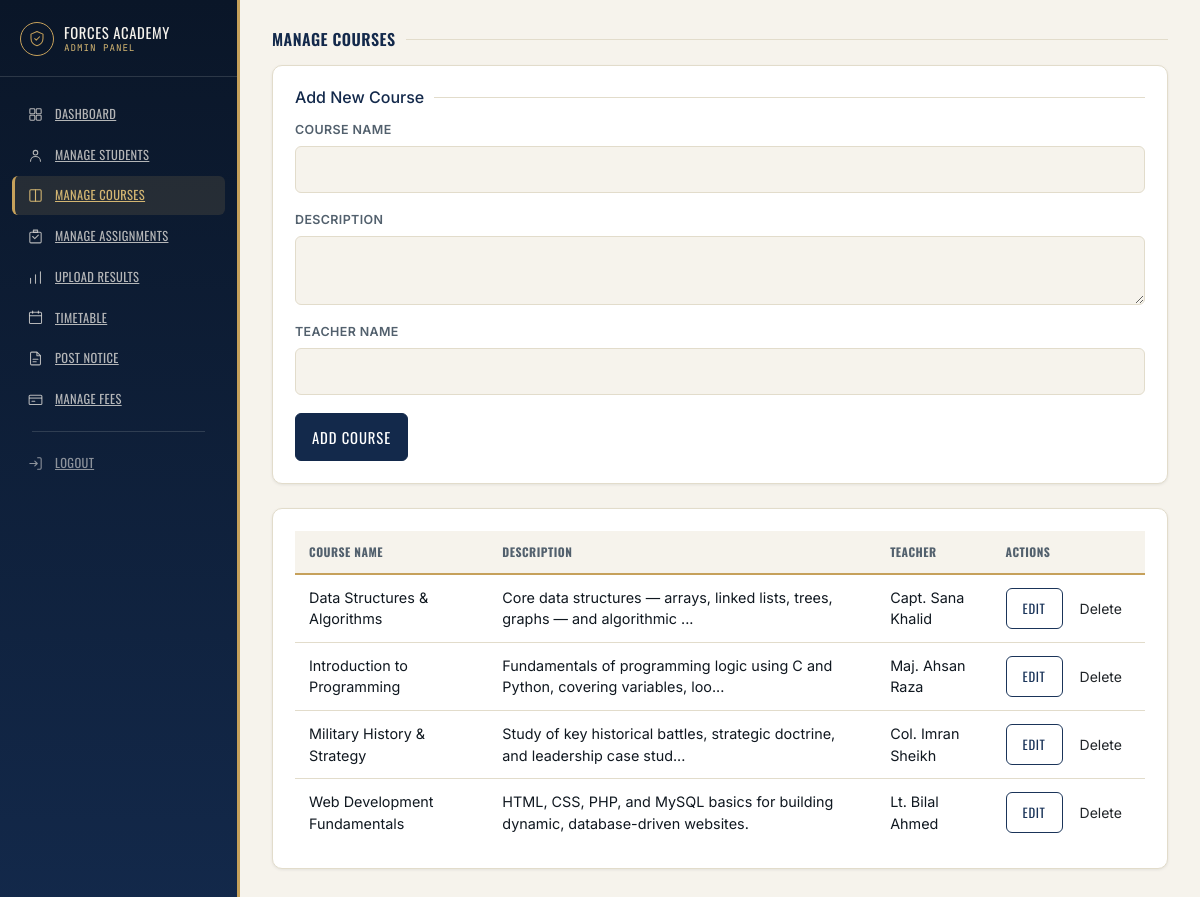
The app's page /admin/courses.php (signed in) with its own data.
### tables this page shows
CREATE TABLE IF NOT EXISTS courses (
    id INT AUTO_INCREMENT PRIMARY KEY,
    course_name VARCHAR(150) NOT NULL,
    description TEXT,
    teacher_name VARCHAR(100),
    created_at TIMESTAMP DEFAULT CURRENT_TIMESTAMP
);

### admin/courses.php (the view, shortened to what this page needs)
<?php
$courses = [];
$result = mysqli_query($conn, "SELECT id, course_name, description, teacher_name FROM courses ORDER BY course_name ASC");
if ($result) {
    while ($row = mysqli_fetch_assoc($result)) {
        $courses[] = $row;
    }
}
?>
<!DOCTYPE html>
<html lang="en">
<head>
    <link href="https://cdn.jsdelivr.net/npm/bootstrap@5.3.7/dist/css/bootstrap.min.css" rel="stylesheet">
    <link rel="stylesheet" href="../css/style.css">
</head>
<body>
<div class="fa-shell">
    <?php include 'includes/sidebar.php'; ?>
    <main class="fa-main">
        <h3 class="fa-section-title">Manage Courses</h3>
        <div class="fa-panel mb-4">
            <h5 class="fa-section-title" style="margin-bottom: 14px;">Add New Course</h5>
            <form action="actions/save_course.php" method="POST">
                <div class="fa-field">
                    <label>Course Name</label>
                    <input type="text" name="course_name" class="form-control fa-input" required>
                </div>
                <div class="fa-field">
                    <label>Description</label>
                    <textarea name="description" class="form-control fa-input" rows="2" required></textarea>
                </div>
                <div class="fa-field">
                    <label>Teacher Name</label>
                    <input type="text" name="teacher_name" class="form-control fa-input" required>
                </div>
                <button type="submit" class="btn fa-btn-primary">Add Course</button>
            </form>
        </div>
        <?php if (empty($courses)): ?>
            <div class="fa-panel fa-empty-state">
                <h5 style="font-family: var(--font-display); text-transform: uppercase; color: var(--navy-800);">No courses yet</h5>
            </div>
        <?php else: ?>
            <div class="fa-panel">
                <div class="table-responsive">
                    <table class="table fa-results-table align-middle mb-0">
                        <thead>
                            <tr>
                                <th>Course Name</th>
                                <th>Description</th>
                                <th>Teacher</th>
                                <th>Actions</th>
                            </tr>
                        </thead>
                        <tbody>
                            <?php foreach ($courses as $c): ?>
                                <tr>
                                    <td><?php echo htmlspecialchars($c['course_name']); ?></td>
                                    <td><?php echo htmlspecialchars(mb_strimwidth($c['description'], 0, 80, '...')); ?></td>
                                    <td><?php echo htmlspecialchars($c['teacher_name']); ?></td>
                                    <td>
                                        <div class="d-flex gap-2">
                                            <a href="edit_course.php?id=<?php echo $c['id']; ?>" class="btn btn-sm fa-btn-outline">Edit</a>
                                            <button type="button"
                                                    class="btn btn-sm fa-btn-danger"
                                                    data-bs-toggle="modal"
                                                    data-bs-target="#deleteModal"
                                                    data-course-id="<?php echo $c['id']; ?>"
                                                    data-course-name="<?php echo htmlspecialchars($c['course_name']); ?>">
                                                Delete
                                            </button>
                                        </div>
                                    </td>
                                </tr>
                            <?php endforeach; ?>
                        </tbody>
                    </table>
                </div>
            </div>
        <?php endif; ?>
    </main>
</div>
</body>
</html>

### css/style.css (style rules this page uses)
:root { --navy-950: #0a1628; --navy-800: #13294b; --navy-700: #1a3459; --navy-600: #1f3f66; --brass-400: #d4b672; --brass-500: #c6a15b; --brass-600: #b08d3e; --parchment-50: #f6f3ec; --parchment-100: #efe9db; --ink-900: #101820; --slate-600: #52606d; --slate-400: #8a97a3; --hairline: #e2dccb; --success-600: #2f6f4e; --success-50: #eaf4ee; --danger-600: #a6303b; --danger-50: #fbeaec; --font-display: 'Oswald', 'Arial Narrow', sans-serif; --font-body: 'Inter', -apple-system, BlinkMacSystemFont, 'Segoe UI', sans-serif; --font-mono: 'JetBrains Mono', 'SFMono-Regular', Consolas, monospace; --radius-sm: 6px; --radius-md: 10px; --radius-lg: 16px; --shadow-card: 0 1px 2px rgba(10, 22, 40, 0.06), 0 12px 32px -12px rgba(10, 22, 40, 0.18); --shadow-soft: 0 1px 3px rgba(10, 22, 40, 0.08); --ease: cubic-bezier(0.2, 0.7, 0.3, 1); }
* { box-sizing: border-box; }
body { font-family: var(--font-body); color: var(--ink-900); background: var(--parchment-50); -webkit-font-smoothing: antialiased; }
h1, h2, h3, h4, .fa-display { font-family: var(--font-display); text-transform: uppercase; letter-spacing: 0.03em; font-weight: 600; }
a { color: var(--navy-700); }
.fa-field label { font-size: 0.78rem; font-weight: 600; letter-spacing: 0.03em; text-transform: uppercase; color: var(--slate-600); margin-bottom: 6px; display: block; }
.fa-field { margin-bottom: 18px; }
.form-control.fa-input { border: 1.5px solid var(--hairline); border-radius: var(--radius-sm); padding: 11px 14px; font-size: 0.95rem; background: var(--parchment-50); transition: border-color 0.15s var(--ease), box-shadow 0.15s var(--ease), background 0.15s var(--ease); }
.btn.fa-btn-primary { background: var(--navy-800); border: 1.5px solid var(--navy-800); color: #fff; font-family: var(--font-display); text-transform: uppercase; letter-spacing: 0.06em; font-size: 0.92rem; padding: 12px 16px; border-radius: var(--radius-sm); transition: background 0.15s var(--ease), transform 0.05s var(--ease), border-color 0.15s var(--ease); }
.fa-section-title { font-size: 1rem; color: var(--navy-800); margin: 0 0 16px; display: flex; align-items: center; gap: 10px; }
.fa-section-title::after { content: ""; flex: 1; height: 1px; background: var(--hairline); }
.fa-shell { display: flex; min-height: 100vh; }
.fa-main { margin-left: 240px; width: calc(100% - 240px); padding: 30px 32px 56px; }
.fa-panel { background: #fff; border: 1px solid var(--hairline); border-radius: var(--radius-md); padding: 22px; box-shadow: var(--shadow-soft); }
.btn.fa-btn-outline { background: transparent; border: 1.5px solid var(--navy-700); color: var(--navy-700); font-family: var(--font-display); text-transform: uppercase; letter-spacing: 0.05em; font-size: 0.8rem; padding: 10px 16px; border-radius: var(--radius-sm); transition: background 0.15s var(--ease), color 0.15s var(--ease); }
.fa-results-table thead th { font-family: var(--font-display); text-transform: uppercase; letter-spacing: 0.04em; font-size: 0.74rem; color: var(--slate-600); border-bottom: 2px solid var(--brass-500); padding: 12px 14px; background: var(--parchment-50); }
.fa-results-table tbody td { font-size: 0.9rem; color: var(--ink-900); padding: 12px 14px; border-bottom: 1px solid var(--hairline); }
.fa-results-table tbody tr:last-child td { border-bottom: none; }
html, body { overflow-x: hidden; max-width: 100%; }
.form-control.fa-input { transition: border-color 0.18s var(--ease), box-shadow 0.18s var(--ease), background 0.18s var(--ease), transform 0.12s var(--ease); }
.btn.fa-btn-primary, .btn.fa-btn-outline, .btn.fa-btn-danger, .btn.fa-btn-logout { transition: background 0.18s var(--ease), color 0.18s var(--ease), border-color 0.18s var(--ease), transform 0.12s var(--ease), box-shadow 0.18s var(--ease); }

### records on screen
courses: course_name "Data Structures & Algorithms", description "Core data structures — arrays, linked lists, trees, graphs — and algorithmic ...", teacher_name "Capt. Sana Khalid"
courses: course_name "Introduction to Programming", description "Fundamentals of programming logic using C and Python, covering variables, loo...", teacher_name "Maj. Ahsan Raza"
courses: course_name "Military History & Strategy", description "Study of key historical battles, strategic doctrine, and leadership case stud...", teacher_name "Col. Imran Sheikh"
courses: course_name "Web Development Fundamentals", description "HTML, CSS, PHP, and MySQL basics for building dynamic, database-driven websites.", teacher_name "Lt. Bilal Ahmed"
